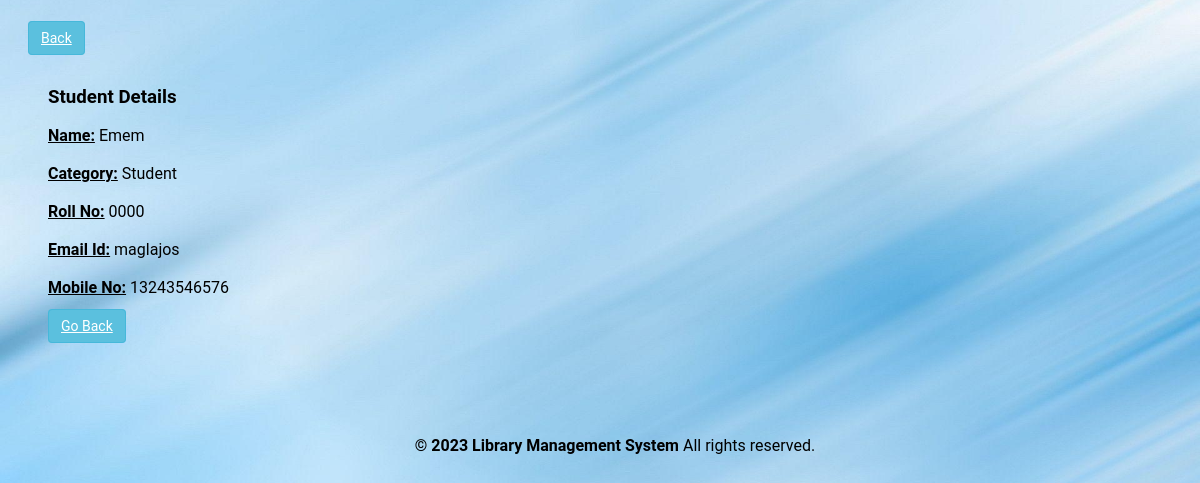
The app's page /admin/studentdetails.php?id=0000 (signed in) with its own data.
### tables this page shows
CREATE TABLE `user` (
  `RollNo` varchar(50) NOT NULL,
  `Name` varchar(50) DEFAULT NULL,
  `Type` varchar(50) DEFAULT NULL,
  `Category` varchar(50) DEFAULT NULL,
  `EmailId` varchar(50) DEFAULT NULL,
  `MobNo` bigint(11) DEFAULT NULL,
  `Password` varchar(50) DEFAULT NULL,
  `pp` varchar(250) NOT NULL
);

### admin/studentdetails.php (the view, shortened to what this page needs)
<?php
require('dbconn.php');
?>
<?php
if ($_SESSION['RollNo']) {
    ?>
<!DOCTYPE html>
<html lang="en">
    <head>
        <a href="javascript:history.back()" class="btn btn-secondary">Back</a>
   </head>
    <body>
    <div class="span9">
                        <div class="content">
                        <div class="module">
                            <div class="module-head">
                                <h3>Student Details</h3>
                            </div>
                            <div class="module-body">
                        <?php
                            $rno=$_GET['id'];
                            $sql="select * from LMS.user where RollNo='$rno'";
                            $result=$conn->query($sql);
                            $row=$result->fetch_assoc();
                                $name=$row['Name'];
                                $category=$row['Category'];
                                $email=$row['EmailId'];
                                $mobno=$row['MobNo'];
                                echo "<b><u>Name:</u></b> ".$name."<br><br>";
                                echo "<b><u>Category:</u></b> ".$category."<br><br>";
                                echo "<b><u>Roll No:</u></b> ".$rno."<br><br>";
                                echo "<b><u>Email Id:</u></b> ".$email."<br><br>";
                                echo "<b><u>Mobile No:</u></b> ".$mobno."<br><br>";
                            ?>
                        <a href="student.php" class="btn btn-primary">Go Back</a>
                               </div>
                           </div>
                        </div>
                    </div>
<div class="footer">
            <div class="container">
                <b class="copyright">&copy; 2023 Library Management System </b>All rights reserved.
            </div>
        </div>
    </body>
</html>
<?php }
else {
    echo "<script type='text/javascript'>alert('Access Denied!!!')</script>";
} ?>

### admin/studentdetails.php (style rules this page uses)
body { font-family: 'Roboto', sans-serif; background: url('images/book.jpg') no-repeat; background-size: cover; background-position: center; font-family: 'Roboto', sans-serif; padding:20px; }
.container { width: 100%; padding-right: 15px; padding-left: 15px; margin-right: auto; margin-left: auto; }
.content { flex-grow: 1; padding: 20px; }
.btn-primary { background-color: #007bff; color: #fff; }
.footer { text-align: center; padding: 81px; color: #black; }
.btn { padding: 8px 12px; font-size: 14px; cursor: pointer; background-color: #5bc0de; color: #fff; border: 1px solid #46b8da; border-radius: 4px; }

### records on screen
user: Name "Emem", Category "Student", EmailId "maglajos", MobNo "13243546576"

### other values on screen
$rno "0000"
